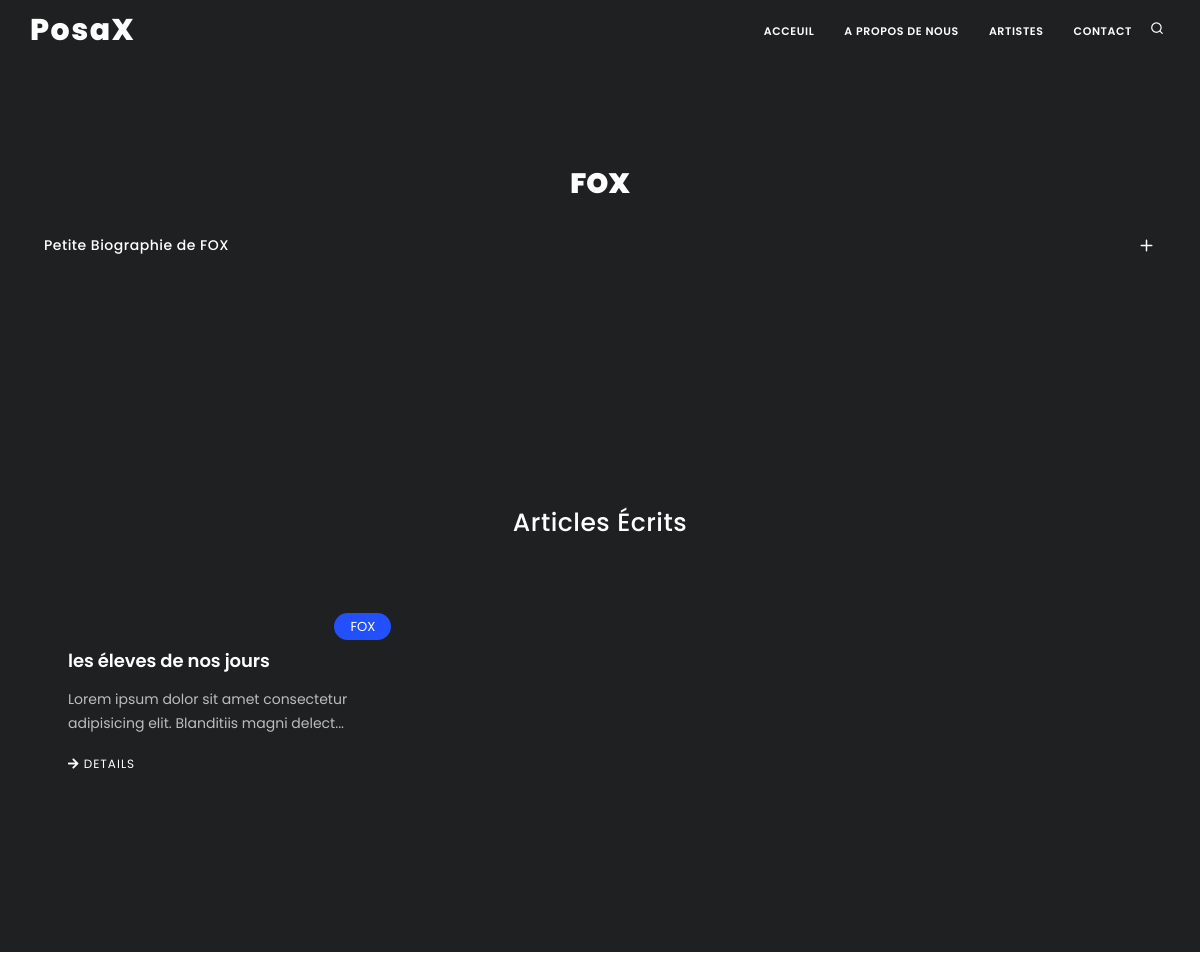
The page /DetailArtiste/1 (upper part) on the database as committed earlier.
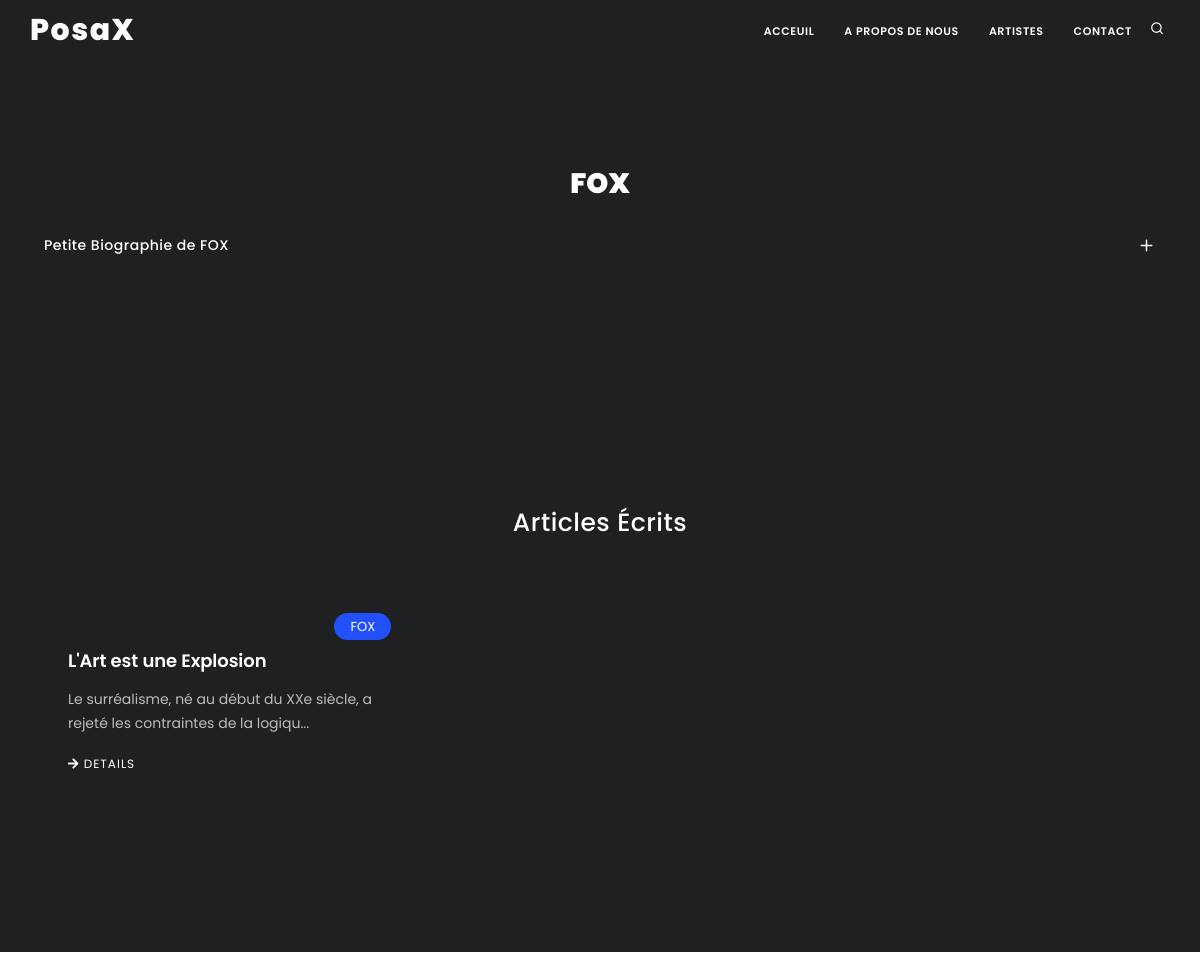
The same page on the database as committed later.
### PosaxApp/models.py (models this page shows, shortened)
class Post(models.Model):
    date=models.DateField(auto_now=True,editable=False)
    Auteur=models.ForeignKey(Artiste,on_delete=models.CASCADE)
    titre=models.CharField(max_length=500)

class Article(Post):
    Photo=models.ImageField(upload_to='PhotosArticle')
    intro=models.TextField(blank=True , null=True)
    paragraphe1=models.TextField()
    paragraphe2=models.TextField(blank=True , null=True)

class Post(models.Model):
    date=models.DateField(auto_now=True,editable=False)
    Auteur=models.ForeignKey(Artiste,on_delete=models.CASCADE)
    titre=models.CharField(max_length=500)

### Comptes/models.py (models this page shows, shortened)
class Artiste(AbstractUser):
    username = models.CharField(max_length=13, unique=True) # il s'agit ici en realite de son email
    email = models.EmailField()
    password = models.CharField(max_length=500)
    nom=models.CharField(max_length=200,null=True,blank=True)
    bio=models.TextField(blank=True,null=True)
    whatsapp = models.CharField(max_length=13,null=True,blank=True)
    facebook = models.CharField(max_length=300,null=True,blank=True)
    instagram = models.CharField(max_length=300,null=True,blank=True)
    email_verified = models.BooleanField(default=False)
    photo=models.ImageField(upload_to='Photo de profils')
    date=models.DateField(auto_now=True,editable=False)

### PosaxApp/views.py (the view)
# urls.py: path('DetailArtiste/<str:id>',DetailArtiste,name='DetailArtiste'),
def DetailArtiste(request, id):
    artist = get_object_or_404(Artiste, id=id)
    artworks = Oeuvre.objects.filter(Auteur=artist)
    articles = Article.objects.filter(Auteur=artist)
    categories = {}
    for artwork in artworks:
        for category in artwork.categorie.split(' '):  # Supposons que les catégories soient séparées par des espaces
            if category not in categories:
                categories[category] = []
            categories[category].append(artwork)
    for article in articles:
        article.paragraphe1 = article.paragraphe1 [:80] + '...' if len(article.paragraphe1 ) > 150 else article.paragraphe1
    context = {
        'artist': artist,
        'categories': categories,
        'articles': articles,
    }
    return render(request, 'PosaxApp/detailArtiste.html', context)

### PosaxApp/templates/PosaxApp/detailArtiste.html (shortened to what this page needs)
{% extends 'base.html' %}
{% block content %}
{% load static %}
<section id="page-title" data-bg-parallax="{{ artist.photo.url }}">
    <div class="container">
        <div class="container-fullscreen">
            <div class="text-middle text-center text-end">
                <p style="font-size: 28px;color:white;font-weight:900" data-animate="fadeInDown" data-animate-delay="300">{{ artist.nom }}</p>
            </div>
        </div>
        <div class="text-light accordion accordion-simple">
            <div class="ac-item">
                <h1 class="ac-title">Petite Biographie de {{artist.nom}}</h1>
            </div>
        </div>
    </div>
</section>
<section class="background-dark text-light p-b-100">
    <div class="container">
        <div class="text-center m-b-60">
            <h3 class="text-center">Articles Écrits</h3>
        </div>
        <div id="blog" class="grid-layout post-items-transparent post-3-columns m-b-30" data-item="post-item">
            {% for article in articles %}
            <div class="post-item border">
                <div class="post-item-wrap">
                    <div class="post-image">
                        <span class="post-meta-category">{{ article.Auteur.nom }}</span>
                    </div>
                    <div class="post-item-description">
                        <h2>{{ article.titre }}</h2>
                        <p>{{ article.paragraphe1 }}</p>
                        <a href="{% url 'detail_article' article.id %}" class="item-link"><i class="fa fa-arrow-right"></i> Details </a>
                    </div>
                </div>
            </div>
            {% endfor %}
        </div>
    </div>
</section>
{% endblock %}

Rows that differ between the two databases and show on the page:
changed Article "FOX": titre "les éleves de nos jours" → "L'Art est une Explosion"; paragraphe1 "Lorem ipsum dolor sit amet consectetur adipisicing elit. Blanditiis magni delect..." → "Le surréalisme, né au début du XXe siècle, a rejeté les contraintes de la logiqu..."
